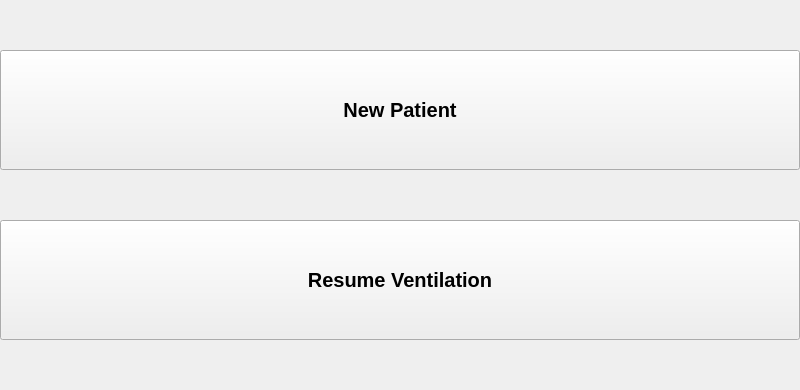
<?xml version="1.0" encoding="UTF-8"?>
<ui version="4.0">
 <class>Form</class>
 <widget class="QWidget" name="Form">
  <property name="geometry">
   <rect>
    <x>0</x>
    <y>0</y>
    <width>800</width>
    <height>390</height>
   </rect>
  </property>
  <property name="minimumSize">
   <size>
    <width>800</width>
    <height>390</height>
   </size>
  </property>
  <property name="maximumSize">
   <size>
    <width>800</width>
    <height>390</height>
   </size>
  </property>
  <property name="windowTitle">
   <string>Form</string>
  </property>
  <layout class="QGridLayout" name="gridLayout">
   <property name="leftMargin">
    <number>0</number>
   </property>
   <property name="topMargin">
    <number>0</number>
   </property>
   <property name="rightMargin">
    <number>0</number>
   </property>
   <property name="bottomMargin">
    <number>0</number>
   </property>
   <property name="spacing">
    <number>0</number>
   </property>
   <item row="0" column="0">
    <widget class="QPushButton" name="button_new_patient">
     <property name="minimumSize">
      <size>
       <width>0</width>
       <height>120</height>
      </size>
     </property>
     <property name="font">
      <font>
       <pointsize>15</pointsize>
       <weight>75</weight>
       <bold>true</bold>
      </font>
     </property>
     <property name="text">
      <string>New Patient</string>
     </property>
    </widget>
   </item>
   <item row="1" column="0">
    <widget class="QPushButton" name="button_resume_patient">
     <property name="minimumSize">
      <size>
       <width>0</width>
       <height>120</height>
      </size>
     </property>
     <property name="font">
      <font>
       <pointsize>15</pointsize>
       <weight>75</weight>
       <bold>true</bold>
      </font>
     </property>
     <property name="text">
      <string>Resume Ventilation</string>
     </property>
    </widget>
   </item>
  </layout>
 </widget>
 <resources/>
 <connections/>
</ui>
